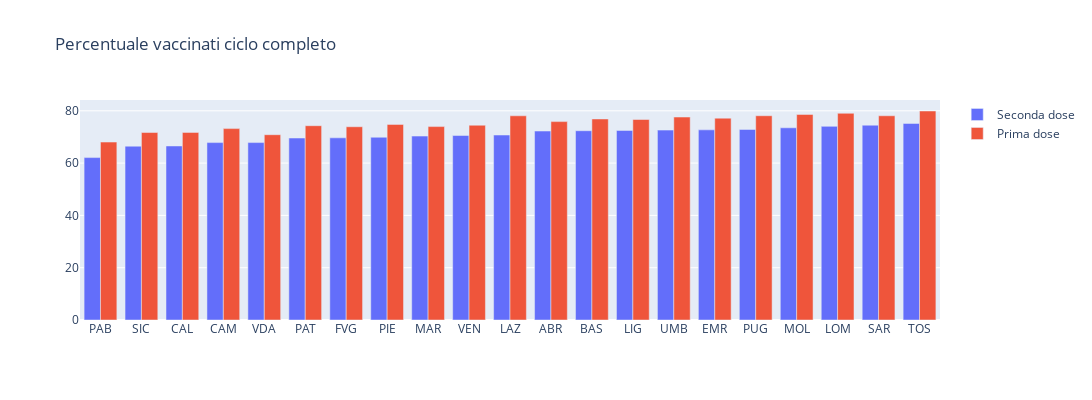

The cell this chart's notebook holds for it:
### Code cell
fig=go.Figure()


ordine=np.argsort(list(rate_seconda_dose.values()))

fig.add_trace(go.Bar(x=np.array(list(rate_seconda_dose.keys()))[ordine],
                     y=np.array(list(rate_seconda_dose.values()))[ordine],
                     name='Seconda dose'))

fig.add_trace(go.Bar(x=np.array(list(rate_prima_dose.keys()))[ordine],
                     y=np.array(list(rate_prima_dose.values()))[ordine],
                     name='Prima dose'))

fig.update_layout(
    title='Percentuale vaccinati ciclo completo',
    autosize=False,
    showlegend=True,
    width=1200,
    height=400)

### Figure 1 — Plotly figure (JSON) as saved in the notebook; plotly's stock layout.template omitted (floating-point values rounded to 4 significant figures)
{"data": [{"name": "Seconda dose", "type": "bar", "x": ["PAB", "SIC", "CAL", "CAM", "VDA", "PAT", "FVG", "PIE", "MAR", "VEN", "LAZ", "ABR", "BAS", "LIG", "UMB", "EMR", "PUG", "MOL", "LOM", "SAR", "TOS"], "y": [62.11, 66.46, 66.54, 67.84, 67.84, 69.59, 69.66, 69.88, 70.33, 70.54, 70.73, 72.26, 72.38, 72.49, 72.61, 72.7, 72.86, 73.49, 74.04, 74.49, 75.16]}, {"name": "Prima dose", "type": "bar", "x": ["PAB", "SIC", "CAL", "CAM", "VDA", "PAT", "FVG", "PIE", "MAR", "VEN", "LAZ", "ABR", "BAS", "LIG", "UMB", "EMR", "PUG", "MOL", "LOM", "SAR", "TOS"], "y": [68.04, 71.69, 71.74, 73.18, 70.85, 74.29, 73.89, 74.8, 73.96, 74.48, 78.08, 75.86, 76.87, 76.67, 77.61, 77.18, 78.11, 78.6, 79.04, 78.09, 79.92]}], "layout": {"autosize": false, "height": 400, "showlegend": true, "title": {"text": "Percentuale vaccinati ciclo completo"}, "width": 1200}}
